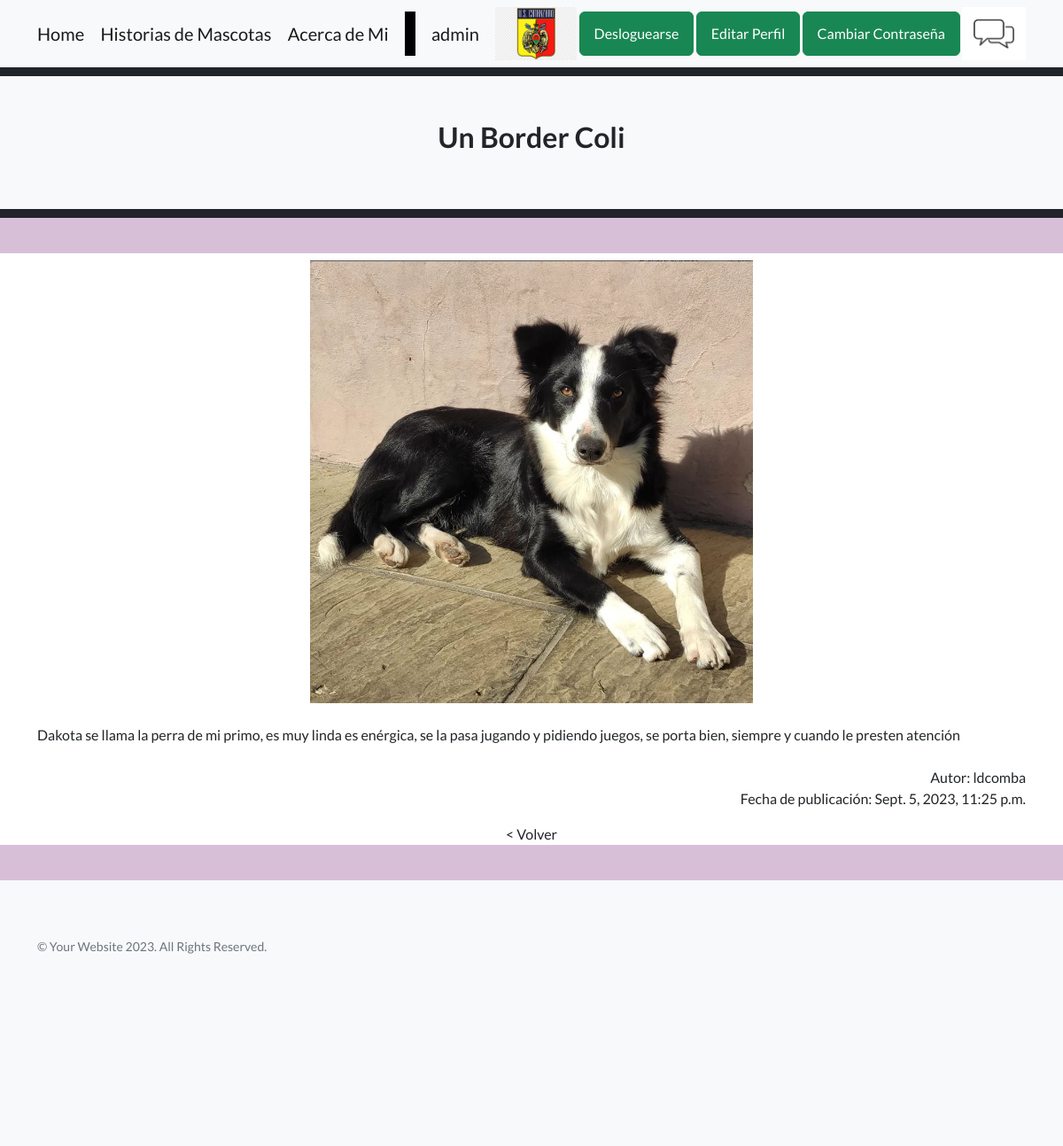
Page /AppPages/routePages/2 (signed in) on the committed database.
### AppPages/models.py (models this page shows, shortened)
class Mascota(models.Model):
    mascotaSeleccion= (
        ('gato','Gato'),
        ('perro','Perro'),
        ('pajaro','Pajaro'),
        ('pez','Pez'),
        ('otro','Otro')
    )
    autor=models.ForeignKey(User, on_delete=models.CASCADE, null=True, blank=True)
    mascota= models.CharField(max_length=50, choices=mascotaSeleccion, default='gato')
    nombreMascota=models.CharField(max_length=50)
    titulo=models.CharField(max_length=50)
    historia = models.TextField(
        validators=[MaxLengthValidator(limit_value=3200, message='La historia no puede superar 40 líneas.')],
        help_text="Ingresa la historia de la mascota (máximo 40 líneas)."
    )
    fechaPublicacion=models.DateTimeField(auto_now_add=True)
    imagenMascota = models.ImageField(null=True, blank=True, upload_to="imagenes/")
    class Meta:
        ordering = ['autor', '-fechaPublicacion']

### AppPages/views.py (the view)
# urls.py: path("routePages/<id>", routePagesId, name="routePagesId"),
def routePagesId (request,id):
    mascotasHistorias=Mascota.objects.get(id=id)
    if len(mascotasHistorias.imagenMascota)==0:
        mensaje= "Esta publicación no tiene imagen comunicarse con el admin"
    else:
        mensaje=""
    return render(request, "04_routePagesId.html",{"mascotasHistorias":mascotasHistorias,"mensaje":mensaje,"avatar":obtenerAvatar(request)})

### AppPages/views.py (called while the page is built)
def obtenerAvatar(request):
    avatares = PerfilUsuario.objects.filter(Q(user=request.user.id) & Q(imagen__isnull=False) & ~Q(imagen=''))
    if len(avatares)!=0:
        return avatares[0].imagen.url
    else:
        return "/media/avatars/avatarpordefecto.png"

### AppPages/templates/04_routePagesId.html (shortened to what this page needs)
{% extends "00_padre.html" %}
{% load static %}
{% block titulo %} {{mascotasHistorias.titulo}} {% endblock %}
{% block contenido_que_cambia %}
<div class="container text-center">
                <div class="card-body">
                <img src="{{ mascotasHistorias.imagenMascota.url }}" alt="avatar" width="500" height="auto" />
                <div style="text-align: left;">
                    <br>
                    {{ mascotasHistorias.historia }}
                    <br>
                </div>
                <div style="text-align: right;">
                <br>
                Autor: {{mascotasHistorias.autor}}
                <br>
                <p>Fecha de publicación:  {{mascotasHistorias.fechaPublicacion}}</p>
                </div>
                <a class="navbar-brand" href="{% url 'routePages' %}">  &lt Volver </a>
                </div>
</div>
{% endblock %}

### AppPages/templates/00_padre.html (shortened to what this page needs)
<!DOCTYPE html>
<html lang="en">
    <head>
        {% load static %}
        <link href="https://cdn.jsdelivr.net/npm/bootstrap-icons@1.5.0/font/bootstrap-icons.css" rel="stylesheet" type="text/css" />
        <link href="{% static 'APPCoder/css/styles.css' %}" rel="stylesheet" />
    </head>
    <body>
        <nav class="navbar navbar-light bg-light static-top">
            <div class="container">
                <a class="navbar-brand" href="{% url 'home' %}">Home</a>
                <a class="navbar-brand" href="{% url 'routePages' %}"> Historias de Mascotas</a>
                <a class="navbar-brand" href="{% url 'aboutMe' %}">Acerca de Mi</a>
                <a class="navbar-brand text-black bg-black" style="height: 50px; line-height: 50px;">     1     </a>
                {% if user.is_authenticated %}
                <a class="navbar-brand">  {{ user.username }} </a>
                <img src="{{ avatar }}" alt="avatar" style="width:auto;height:60px;" >
                <a class="btn btn-success" href="{% url 'AppAccounts:logout' %}">Desloguearse</a>
                <a class="btn btn-success" href="{% url 'AppAccounts:editarPerfil' %}">Editar Perfil</a>
                <a class="btn btn-success" href="{% url 'AppAccounts:cambiarPass' %}">Cambiar Contraseña</a>
                <a href="{% url 'AppAccounts:chatRoom' %}">
                    <img src="{% static 'AppPages/assets/img/chatIcon.webp' %}" alt="Imagen de ejemplo" height="60px" width=auto>
                </a>
                {% else %}
                <a class="btn btn-success" href="{% url 'AppAccounts:login' %}">Loguearse</a>
                <a class="btn btn-success" href="{% url 'AppAccounts:register' %}">Registrarse</a>
                {% endif %}
            </div>
        </nav>
        <section class="footer bg-dark"
        style="height: 10px;">
        </section>
        <section class="footer bg-light"
        style="height: 50px;">
        </section>
        <section class="footer bg-light"
        style="height: 50px;">
            <div class="container position-relative">
                <div class="row justify-content-center">
                    <div class="col-xl-6 d-flex align-items-center justify-content-center text-center">
                        <h2 class="mb-4"> {% block titulo %} {% endblock %}</h2>
                    </div>
                </div>
            </div>
        </section>
        <section class="footer bg-light"
        style="height: 50px;">
        </section>
        <section class="footer bg-dark"
        style="height: 10px;">
        </section>
        <section class="footer bg-violeta-pastel"
        style="height: 40px;">
        </section>
        {% block contenido_que_cambia %}
        {% endblock %}
        <section class="footer bg-violeta-pastel"
        style="height: 40px;">
        </section>
        <footer class="footer bg-light"
        style="height: 300px;">
            <div class="container">
                <div class="row">
                    <div class="col-lg-6 h-100 text-center text-lg-start my-auto">
                        <p class="text-muted small mb-4 mb-lg-2">&copy; Your Website 2023. All Rights Reserved.</p>
                    </div>
                </div>
            </div>
        </footer>
    </body>
</html>

### rows in the picture
Mascota: titulo "Un Border Coli", imagenMascota (picture), historia "Dakota se llama la perra de mi primo, es muy linda es enérgica, se la pasa jugando y pidiendo juegos, se porta bien, siempre y cuando le presten atención", autor "ldcomba", fechaPublicacion "Sept. 5, 2023, 11:25 p.m."

### other values in the picture
{{ user.username }} "admin"
